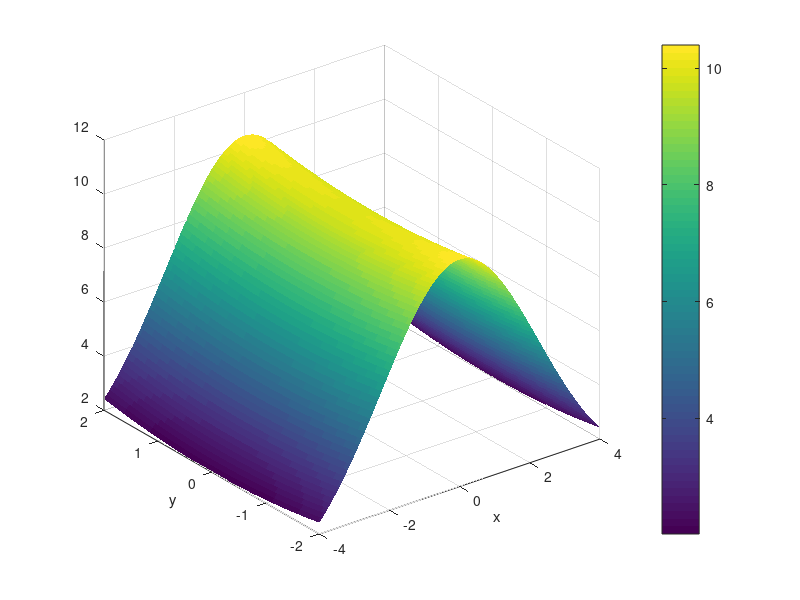

Write MATLAB code to recreate this figure.
x = linspace(-4, 4, 100);
y = linspace(-2, 2, 100);
[X, Y] = meshgrid(x, y);
h = (10 * exp(-1 * (1 / 10) * X.^2)) + ((1 / 10) * Y.^2);

surf(X, Y, h, 'EdgeColor', 'none');
colorbar;
xlabel('x');
ylabel('y');